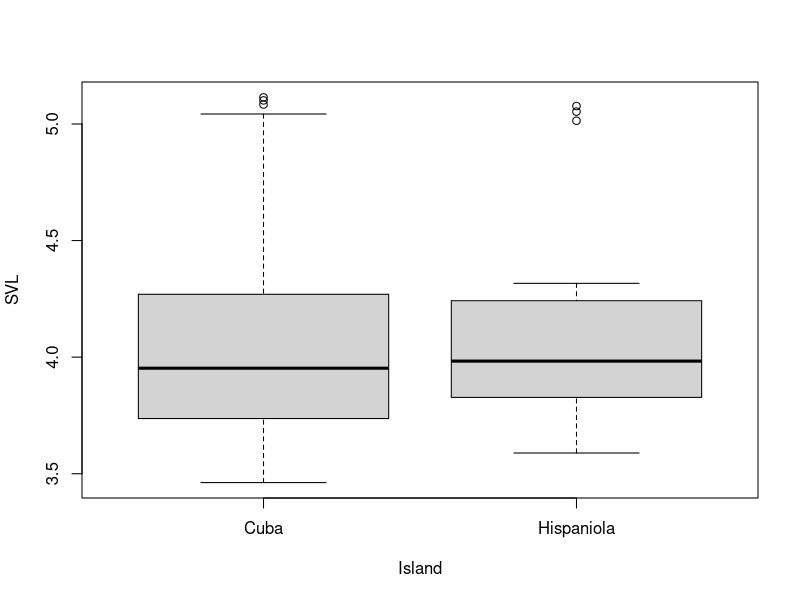
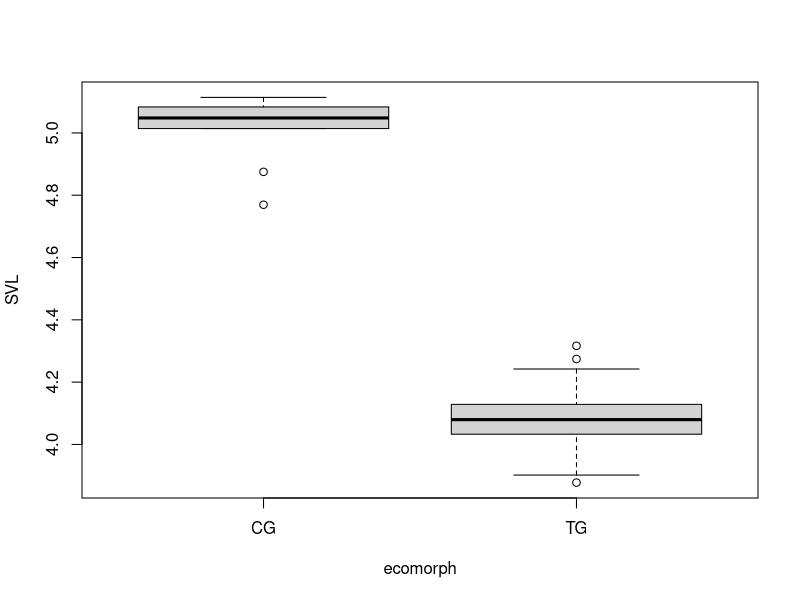

These charts were generated, in order, by the following R code:
#Set the working directory
Lizs<-read.csv("anolisData.csv", na.strings="?", row.names=1)

#check the data
head(Lizs, 5)

#Sample size for Islands
table(Lizs$Island)
#Sample size for ecomorphs
table(Lizs$ecomorph)

#Subset by two different factors - Cuba and Hispaniola
LizsRed<-Lizs[Lizs$Island=="Cuba" | Lizs$Island=="Hispaniola",]
table(LizsRed$Island)

#Making a boxplot
?boxplot
boxplot(SVL~Island, data=LizsRed)

#LizsEco subset - "CG" | "TG"
LizsEco<-Lizs[Lizs$ecomorph=="CG" | Lizs$ecomorph=="TG",]
table(LizsEco$ecomorph)
boxplot(SVL~ecomorph, data=LizsEco)

#Stats - ttests
?t.test
#Island data
t.test(SVL~Island, data=LizsRed)
#Ecomorph
t.test(SVL~ecomorph, data=LizsEco)
